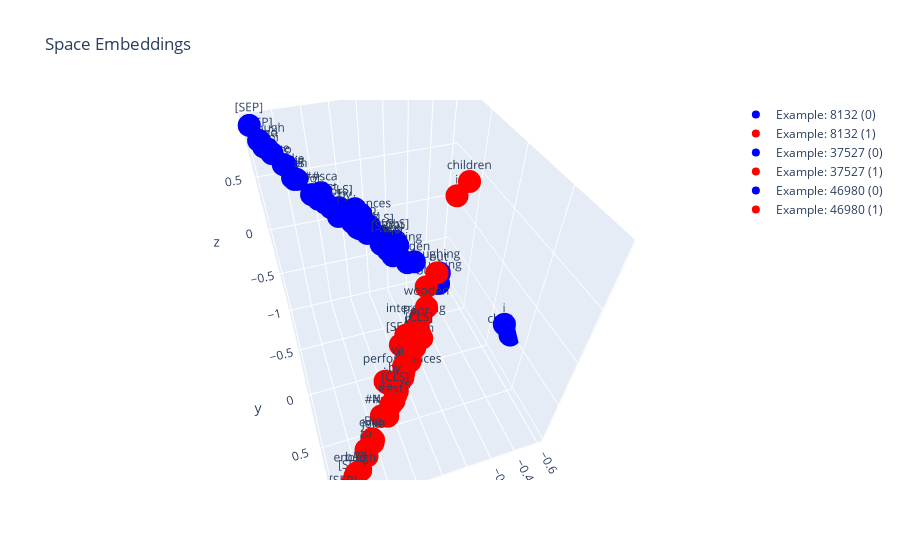

This figure's notebook cell:
### Code cell
fig = go.Figure(
    data=scatters,
    layout=go.Layout(
        title=go.layout.Title(text='Space Embeddings')
    ))
fig.show()

### Figure 1 — Plotly figure (JSON) as saved in the notebook; plotly's stock layout.template omitted (floating-point values rounded to 4 significant figures)
{"data": [{"marker": {"color": "blue"}, "mode": "markers+text", "name": "Example: 8132 (0)", "text": ["[CLS]", "Big", "joke", "!", "Not", "even", "bad", "enough", "to", "be", "interesting", ".", "[SEP]"], "type": "scatter3d", "x": [0.4932, 0.7418, 0.7664, 0.5133, 0.6651, 0.758, 0.8887, 0.9102, 0.7923, 0.8086, 0.1915, 0.6221, 0.9707], "y": [-0.5077, -0.6705, -0.6784, -0.4512, -0.5742, -0.6503, -0.8182, -0.8318, -0.74, -0.7336, -0.1871, -0.5713, -0.923], "z": [0.4229, 0.6105, 0.6253, 0.3897, 0.5291, 0.6257, 0.7937, 0.8064, 0.6892, 0.7055, 0.1443, 0.4831, 0.9284]}, {"marker": {"color": "red"}, "mode": "markers+text", "name": "Example: 8132 (1)", "text": ["[CLS]", "Big", "joke", "!", "Not", "even", "bad", "enough", "to", "be", "interesting", ".", "[SEP]"], "type": "scatter3d", "x": [0.4111, 0.6376, 0.6468, 0.3889, 0.5313, 0.6445, 0.8142, 0.827, 0.7072, 0.7096, 0.1393, 0.4992, 0.9411], "y": [0.5278, 0.696, 0.7125, 0.4989, 0.5928, 0.6928, 0.8428, 0.8537, 0.7429, 0.7645, 0.2025, 0.6063, 0.9468], "z": [-0.5425, -0.7721, -0.7776, -0.5417, -0.6555, -0.7543, -0.8862, -0.9045, -0.7881, -0.843, -0.2482, -0.6616, -0.9798]}, {"marker": {"color": "blue"}, "mode": "markers+text", "name": "Example: 37527 (0)", "text": ["[CLS]", ".", ".", ".", "my", "children", "are", "laughing", ".", "but", "i", "do", "not", "!", "[SEP]"], "type": "scatter3d", "x": [0.1378, 0.393, 0.3658, 0.1456, 0.1833, -0.5926, 0.1471, -0.1162, 0.04348, -0.1218, -0.5404, 0.3058, 0.1426, 0.1797, 0.2473], "y": [-0.2889, -0.4343, -0.3802, -0.2124, -0.2253, 0.3547, -0.2259, -0.0207, -0.1306, -0.03442, 0.3216, -0.3864, -0.2693, -0.2243, -0.1821], "z": [0.1823, 0.4407, 0.4244, 0.2113, 0.1532, -0.4512, 0.1366, -0.08369, 0.09019, 0.01295, -0.3389, 0.3004, 0.2054, 0.135, 0.2754]}, {"marker": {"color": "red"}, "mode": "markers+text", "name": "Example: 37527 (1)", "text": ["[CLS]", ".", ".", ".", "my", "children", "are", "laughing", ".", "but", "i", "do", "not", "!", "[SEP]"], "type": "scatter3d", "x": [0.1466, 0.4477, 0.4553, 0.2379, 0.1399, -0.465, 0.1324, -0.0978, 0.09264, 0.000801, -0.3622, 0.2971, 0.1747, 0.127, 0.2737], "y": [0.2858, 0.4444, 0.4144, 0.2468, 0.2647, -0.3736, 0.2224, -0.022, 0.1588, 0.01986, -0.3486, 0.39, 0.2526, 0.2408, 0.2281], "z": [-0.2413, -0.4895, -0.5047, -0.2516, -0.2903, 0.528, -0.2464, 0.03172, -0.2049, -0.0432, 0.4423, -0.451, -0.2708, -0.2856, -0.3749]}, {"marker": {"color": "blue"}, "mode": "markers+text", "name": "Example: 46980 (0)", "text": ["[CLS]", "Poor", "##ly", "written", "with", "wooden", "performances", "by", "the", "mi", "##sca", "##st", "actors", ".", "[SEP]"], "type": "scatter3d", "x": [0.2426, 0.1751, 0.3344, 0.2521, 0.382, 0.08943, 0.422, 0.4573, 0.3934, 0.8659, 0.5968, 0.5835, 0.5492, 0.2031, 0.9333], "y": [-0.334, -0.2571, -0.3475, -0.2759, -0.3746, -0.1554, -0.4246, -0.4629, -0.3903, -0.8041, -0.5926, -0.5424, -0.519, -0.2725, -0.8506], "z": [0.226, 0.1748, 0.268, 0.2002, 0.3029, 0.07415, 0.3348, 0.398, 0.303, 0.7618, 0.5194, 0.4619, 0.429, 0.135, 0.8481]}, {"marker": {"color": "red"}, "mode": "markers+text", "name": "Example: 46980 (1)", "text": ["[CLS]", "Poor", "##ly", "written", "with", "wooden", "performances", "by", "the", "mi", "##sca", "##st", "actors", ".", "[SEP]"], "type": "scatter3d", "x": [0.1961, 0.1494, 0.2448, 0.1892, 0.2998, 0.04108, 0.3243, 0.3918, 0.3088, 0.7778, 0.5421, 0.4654, 0.4296, 0.1221, 0.8541], "y": [0.325, 0.2382, 0.3647, 0.2927, 0.3802, 0.1397, 0.4332, 0.4647, 0.4044, 0.8311, 0.592, 0.5836, 0.5415, 0.2716, 0.8749], "z": [-0.319, -0.1991, -0.4149, -0.3249, -0.4314, -0.1278, -0.4935, -0.5315, -0.4873, -0.8874, -0.6551, -0.5558, -0.5897, -0.3045, -0.9473]}], "layout": {"autosize": true, "scene": {"aspectmode": "auto", "aspectratio": {"x": 0.8815, "y": 1.054, "z": 1.076}, "camera": {"center": {"x": 0, "y": 0, "z": 0}, "eye": {"x": 0.4004, "y": 1.186, "z": 1.267}, "projection": {"type": "perspective"}, "up": {"x": 0, "y": 0, "z": 1}}}, "title": {"text": "Space Embeddings"}}}
